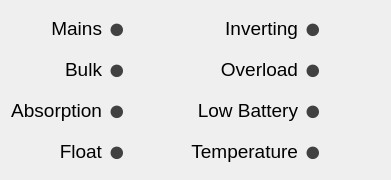
   <widget class="QWidget" name="layoutWidget">
    <property name="geometry">
     <rect>
      <x>590</x>
      <y>535</y>
      <width>391</width>
      <height>180</height>
     </rect>
    </property>
    <layout class="QGridLayout" name="gridLayout">
     <item row="0" column="0">
      <widget class="QLabel" name="Mains_Label">
       <property name="font">
        <font>
         <pointsize>14</pointsize>
        </font>
       </property>
       <property name="text">
        <string>Mains</string>
       </property>
       <property name="alignment">
        <set>Qt::AlignRight|Qt::AlignTrailing|Qt::AlignVCenter</set>
       </property>
      </widget>
     </item>
     <item row="1" column="0">
      <widget class="QLabel" name="Bulk_Label">
       <property name="font">
        <font>
         <pointsize>14</pointsize>
        </font>
       </property>
       <property name="text">
        <string>Bulk</string>
       </property>
       <property name="alignment">
        <set>Qt::AlignRight|Qt::AlignTrailing|Qt::AlignVCenter</set>
       </property>
      </widget>
     </item>
     <item row="3" column="3">
      <widget class="QLabel" name="Temperature_LED">
       <property name="font">
        <font>
         <pointsize>22</pointsize>
        </font>
       </property>
       <property name="styleSheet">
        <string notr="true">color: rgb(65, 65, 65);</string>
       </property>
       <property name="text">
        <string>●</string>
       </property>
       <property name="alignment">
        <set>Qt::AlignLeading|Qt::AlignLeft|Qt::AlignTop</set>
       </property>
      </widget>
     </item>
     <item row="3" column="1">
      <widget class="QLabel" name="Float_LED">
       <property name="font">
        <font>
         <pointsize>22</pointsize>
        </font>
       </property>
       <property name="styleSheet">
        <string notr="true">color: rgb(65, 65, 65);</string>
       </property>
       <property name="text">
        <string>●</string>
       </property>
       <property name="alignment">
        <set>Qt::AlignLeading|Qt::AlignLeft|Qt::AlignTop</set>
       </property>
      </widget>
     </item>
     <item row="3" column="2">
      <widget class="QLabel" name="Temperature_Label">
       <property name="font">
        <font>
         <pointsize>14</pointsize>
        </font>
       </property>
       <property name="text">
        <string>Temperature</string>
       </property>
       <property name="alignment">
        <set>Qt::AlignRight|Qt::AlignTrailing|Qt::AlignVCenter</set>
       </property>
      </widget>
     </item>
     <item row="0" column="2">
      <widget class="QLabel" name="Inverting_Label">
       <property name="font">
        <font>
         <pointsize>14</pointsize>
        </font>
       </property>
       <property name="text">
        <string>Inverting</string>
       </property>
       <property name="alignment">
        <set>Qt::AlignRight|Qt::AlignTrailing|Qt::AlignVCenter</set>
       </property>
      </widget>
     </item>
     <item row="0" column="3">
      <widget class="QLabel" name="Inverting_LED">
       <property name="font">
        <font>
         <pointsize>22</pointsize>
        </font>
       </property>
       <property name="styleSheet">
        <string notr="true">color: rgb(65, 65, 65);</string>
       </property>
       <property name="text">
        <string>●</string>
       </property>
       <property name="alignment">
        <set>Qt::AlignLeading|Qt::AlignLeft|Qt::AlignTop</set>
       </property>
      </widget>
     </item>
     <item row="3" column="0">
      <widget class="QLabel" name="Float_Label">
       <property name="font">
        <font>
         <pointsize>14</pointsize>
        </font>
       </property>
       <property name="text">
        <string>Float</string>
       </property>
       <property name="alignment">
        <set>Qt::AlignRight|Qt::AlignTrailing|Qt::AlignVCenter</set>
       </property>
      </widget>
     </item>
     <item row="1" column="1">
      <widget class="QLabel" name="Bulk_LED">
       <property name="font">
        <font>
         <pointsize>22</pointsize>
        </font>
       </property>
       <property name="styleSheet">
        <string notr="true">color: rgb(65, 65, 65);</string>
       </property>
       <property name="text">
        <string>●</string>
       </property>
       <property name="alignment">
        <set>Qt::AlignLeading|Qt::AlignLeft|Qt::AlignTop</set>
       </property>
      </widget>
     </item>
     <item row="2" column="2">
      <widget class="QLabel" name="Low_Battery_Label">
       <property name="font">
        <font>
         <pointsize>14</pointsize>
        </font>
       </property>
       <property name="text">
        <string>Low Battery</string>
       </property>
       <property name="alignment">
        <set>Qt::AlignRight|Qt::AlignTrailing|Qt::AlignVCenter</set>
       </property>
      </widget>
     </item>
     <item row="1" column="2">
      <widget class="QLabel" name="Overload_Label">
       <property name="font">
        <font>
         <pointsize>14</pointsize>
        </font>
       </property>
       <property name="text">
        <string>Overload</string>
       </property>
       <property name="alignment">
        <set>Qt::AlignRight|Qt::AlignTrailing|Qt::AlignVCenter</set>
       </property>
      </widget>
     </item>
     <item row="2" column="3">
      <widget class="QLabel" name="Low_Battery_LED">
       <property name="font">
        <font>
         <pointsize>22</pointsize>
        </font>
       </property>
       <property name="styleSheet">
        <string notr="true">color: rgb(65, 65, 65);</string>
       </property>
       <property name="text">
        <string>●</string>
       </property>
       <property name="alignment">
        <set>Qt::AlignLeading|Qt::AlignLeft|Qt::AlignTop</set>
       </property>
      </widget>
     </item>
     <item row="2" column="0">
      <widget class="QLabel" name="Absorption_Label">
       <property name="font">
        <font>
         <pointsize>14</pointsize>
        </font>
       </property>
       <property name="text">
        <string>Absorption</string>
       </property>
       <property name="alignment">
        <set>Qt::AlignRight|Qt::AlignTrailing|Qt::AlignVCenter</set>
       </property>
      </widget>
     </item>
     <item row="1" column="3">
      <widget class="QLabel" name="Overload_LED">
       <property name="font">
        <font>
         <pointsize>22</pointsize>
        </font>
       </property>
       <property name="styleSheet">
        <string notr="true">color: rgb(65, 65, 65);</string>
       </property>
       <property name="text">
        <string>●</string>
       </property>
       <property name="alignment">
        <set>Qt::AlignLeading|Qt::AlignLeft|Qt::AlignTop</set>
       </property>
      </widget>
     </item>
     <item row="0" column="1">
      <widget class="QLabel" name="Mains_LED">
       <property name="font">
        <font>
         <pointsize>22</pointsize>
        </font>
       </property>
       <property name="styleSheet">
        <string notr="true">color: rgb(65, 65, 65);</string>
       </property>
       <property name="text">
        <string>●</string>
       </property>
       <property name="alignment">
        <set>Qt::AlignLeading|Qt::AlignLeft|Qt::AlignTop</set>
       </property>
      </widget>
     </item>
     <item row="2" column="1">
      <widget class="QLabel" name="Absorption_LED">
       <property name="font">
        <font>
         <pointsize>22</pointsize>
        </font>
       </property>
       <property name="styleSheet">
        <string notr="true">color: rgb(65, 65, 65);</string>
       </property>
       <property name="text">
        <string>●</string>
       </property>
       <property name="alignment">
        <set>Qt::AlignLeading|Qt::AlignLeft|Qt::AlignTop</set>
       </property>
      </widget>
     </item>
    </layout>
    <zorder>Float_Label</zorder>
    <zorder>Mains_Label</zorder>
    <zorder>Bulk_Label</zorder>
    <zorder>Temperature_LED</zorder>
    <zorder>Float_LED</zorder>
    <zorder>Temperature_Label</zorder>
    <zorder>Inverting_Label</zorder>
    <zorder>Inverting_LED</zorder>
    <zorder>Bulk_LED</zorder>
    <zorder>Low_Battery_Label</zorder>
    <zorder>Overload_Label</zorder>
    <zorder>Low_Battery_LED</zorder>
    <zorder>Absorption_Label</zorder>
    <zorder>Overload_LED</zorder>
    <zorder>Mains_LED</zorder>
    <zorder>Absorption_LED</zorder>
   </widget>
